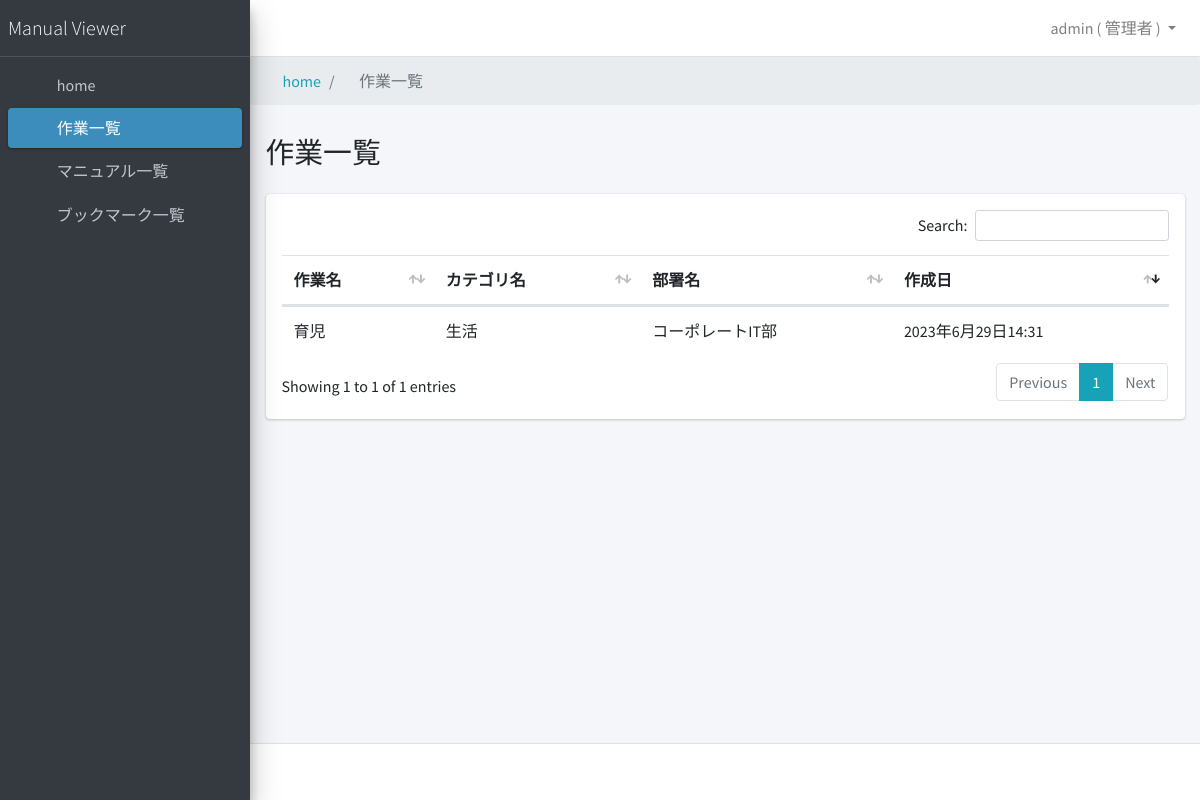
Screenshot of /tasks/ (signed in) with the database file from the repository.
### manualapp/models.py (models this page shows, shortened)
class CustomUser(AbstractUser):
    username = models.CharField(max_length=150, unique=False, verbose_name="ユーザー名")
    email = models.EmailField(unique=True, verbose_name="メールアドレス")
    department = models.ForeignKey(
        Department,
        verbose_name="部署",
        on_delete=models.PROTECT,
        null=True,
        blank=True,
        help_text="管理者以外は所属している部署のマニュアルのみ参照可能です。",
    )
    is_active = models.BooleanField(
        default=True,
        verbose_name="利用中",
        help_text="退職者等、利用しないユーザーは削除せずにこのチェックを外してください。",
    )
    is_staff = models.BooleanField(
        default=False,
        verbose_name="管理者",
        help_text="チェックすると管理者サイトへのログイン、すべてのマニュアルの参照が可能になります。",
    )
    created_at = models.DateTimeField(verbose_name="作成日時", auto_now_add=True)
    updated_at = models.DateTimeField(verbose_name="更新日時", auto_now=True)
    objects = CustomUserManager()
    USERNAME_FIELD = "email"
    REQUIRED_FIELDS = ["username"]
    class Meta:
        verbose_name = "ユーザー"
        verbose_name_plural = "ユーザー"

class Task(models.Model):
    name = models.CharField(verbose_name="作業名", max_length=255)
    category = models.ForeignKey(
        Category,
        verbose_name="カテゴリ",
        null=True,
        blank=True,
        on_delete=models.CASCADE,
        help_text="カテゴリ名、部署名で検索できます。",
    )
    created_at = models.DateTimeField(verbose_name="作成日時", auto_now_add=True)
    updated_at = models.DateTimeField(verbose_name="更新日時", auto_now=True)
    class Meta:
        verbose_name = "作業"
        verbose_name_plural = "作業"

class Category(models.Model):
    name = models.CharField(verbose_name="カテゴリ名", max_length=255)
    department = models.ForeignKey(
        Department, verbose_name="部署", on_delete=models.PROTECT
    )
    created_at = models.DateTimeField(verbose_name="作成日時", auto_now_add=True)
    updated_at = models.DateTimeField(verbose_name="更新日時", auto_now=True)
    class Meta:
        verbose_name = "カテゴリ"
        verbose_name_plural = "カテゴリ"

class Department(models.Model):
    name = models.CharField(verbose_name="部署名", max_length=255)
    created_at = models.DateTimeField(verbose_name="作成日時", auto_now_add=True)
    updated_at = models.DateTimeField(verbose_name="更新日時", auto_now=True)
    class Meta:
        verbose_name = "部署"
        verbose_name_plural = "部署"

### manualapp/views.py (the view)
# urls.py: path("tasks/", TaskListView.as_view(), name="task_list"),
class TaskListView(LoginRequiredMixin, ListView):
    model = Task
    template_name = "task_list.html"
    context_object_name = "tasks"
    def get_queryset(self):
        if self.request.user.is_staff:
            return Task.objects.all().order_by("-created_at")
        else:
            return Task.objects.filter(
                category__department=self.request.user.department
            ).order_by("-created_at")

### manualapp/templates/task_list.html (shortened to what this page needs)
{% extends 'base.html' %}
{% block breadcrumb %}
<li class="breadcrumb-item active" aria-current="page">
  <i class="far fa-file-alt mr-1"></i>作業一覧
</li>
{% endblock %}
{% block content_title %}作業一覧{% endblock %}
{% block content %}
<div class="row ">
  <div class="col-12">
    <div class="card">
      <div class="card-body table-responsive p-3">
        <table id="task-table" class="table table-hover text-nowrap">
          <thead>
            <tr>
              <th scope="col">作業名</th>
              <th scope="col">カテゴリ名</th>
              <th scope="col">部署名</th>
              <th scope="col">作成日</th>
            </tr>
          </thead>
          <tbody>
            {% for task in tasks %}
            <tr data-href="{% url 'task_step_list' task.id %}">
              <td>{{ task.name }}</td>
              <td>{{ task.category.name }}</td>
              <td>{{ task.category.department.name }}</td>
              <td>{{ task.created_at }}</td>
            </tr>
            {% empty %}
            <tr>
              <td colspan="6">該当する作業がありません。</td>
            </tr>
            {% endfor %}
          </tbody>
        </table>
      </div>
    </div>
  </div>
</div>
{% endblock %}

### manualapp/templates/base.html (shortened to what this page needs)
{% load static %}
<!DOCTYPE html>
<html lang="ja">
<head>
  <link rel="stylesheet" href="{%static 'AdminLTE-3.2.0/plugins/fontawesome-free/css/all.min.css' %}">
  <link rel="stylesheet" href="https://code.ionicframework.com/ionicons/2.0.1/css/ionicons.min.css">
  <link rel="stylesheet" href="{%static 'AdminLTE-3.2.0/plugins/icheck-bootstrap/icheck-bootstrap.min.css' %}">
  <link rel="stylesheet" href="{%static 'AdminLTE-3.2.0/dist/css/adminlte.min.css' %}">
  <link rel="stylesheet" href="{%static 'AdminLTE-3.2.0/plugins/overlayScrollbars/css/OverlayScrollbars.min.css' %}">
  <link rel="stylesheet" href="{%static 'AdminLTE-3.2.0/plugins/datatables-bs4/css/dataTables.bootstrap4.min.css' %}">
</head>
<body class="hold-transition sidebar-mini layout-fixed accent-info">
  <div class="wrapper">
    <nav class="main-header navbar navbar-expand navbar-white navbar-light">
      <ul class="navbar-nav">
        <li class="nav-item">
          <a class="nav-link" data-widget="pushmenu" href="#" role="button"><i class="fas fa-bars"></i></a>
        </li>
      </ul>
      <ul class="navbar-nav ml-auto">
        {% if user.is_authenticated %}
        <li class="nav-item dropdown">
          <a class="nav-link dropdown-toggle" href="#" id="navbarDropdownMenuLink" role="button" data-toggle="dropdown" aria-haspopup="true" aria-expanded="false">
            {% if user.is_staff %}
            {{ user.username }}&nbsp;(&nbsp;管理者&nbsp;)
            {% else %}
            {{ user.username }} ( {{ user.department|default_if_none:'部署未登録' }} )
            {% endif %}
          </a>
        </li>
        {% endif %}
      </ul>
    </nav>
    <aside class="main-sidebar sidebar-dark-lightblue elevation-4">
      <a href="{% url 'home' %}" class="brand-link">
        <span class="brand-text font-weight-light">Manual Viewer</span>
      </a>
      <div class="sidebar">
        <nav class="mt-2">
          <ul class="nav nav-pills nav-sidebar flex-column" data-widget="treeview" role="menu" data-accordion="false">
            <li class="nav-item">
              <a href="{% url 'home' %}" class="nav-link {% if request.resolver_match.url_name == 'home' %}active{% endif %}">
                <i class="nav-icon fas fa-home"></i>
                <p>
                  home
                </p>
              </a>
            <li class="nav-item">
              <a href="{% url 'task_list' %}" class="nav-link {% if request.resolver_match.url_name == 'task_list' %}active{% endif %}">
                <i class="fas fa-briefcase nav-icon"></i>
                <p>作業一覧</p>
              </a>
            </li>
            <li class="nav-item">
              <a href="{% url 'document_list' %}" class="nav-link {% if request.resolver_match.url_name == 'document_list' %}active{% endif %}">
                <i class="far fa-file-alt nav-icon"></i>
                <p>マニュアル一覧</p>
              </a>
            </li>
            <li class="nav-item">
              <a href="{% url 'bookmark_list' %}" class="nav-link {% if request.resolver_match.url_name == 'bookmark_list' %}active{% endif %}">
                <i class="far fa-bookmark nav-icon"></i>
                <p>ブックマーク一覧</p>
              </a>
            </li>
            </li>
          </ul>
        </nav>
      </div>
    </aside>
    <div class="content-wrapper">
      <nav aria-label="breadcrumb">
        <ol class="breadcrumb">
          <li class="breadcrumb-item"><a href="{% url 'home' %}"><i class="fas fa-home mr-1"></i>home</a></li>
          {% block breadcrumb %}
          {% endblock %}
        </ol>
      </nav>
      <div class="content-header">
        <div class="container-fluid">
          <div class="row mb-2">
            <div class="col-12">
              <h1 class="m-0">{% block content_title %}{% endblock %}</h1>
            </div>
          </div>
        </div>
      </div>
      <section class="content">
        <div class="container-fluid">
          {% block content %}{% endblock %}
        </div>
      </section>
    </div>
    <footer class="main-footer">
    </footer>
  </div>
</body>
</html>

### rows the page displays
CustomUser: username "admin"
Task: name "育児", category.name "生活", category.department.name "コーポレートIT部", created_at "2023年6月29日14:31"
